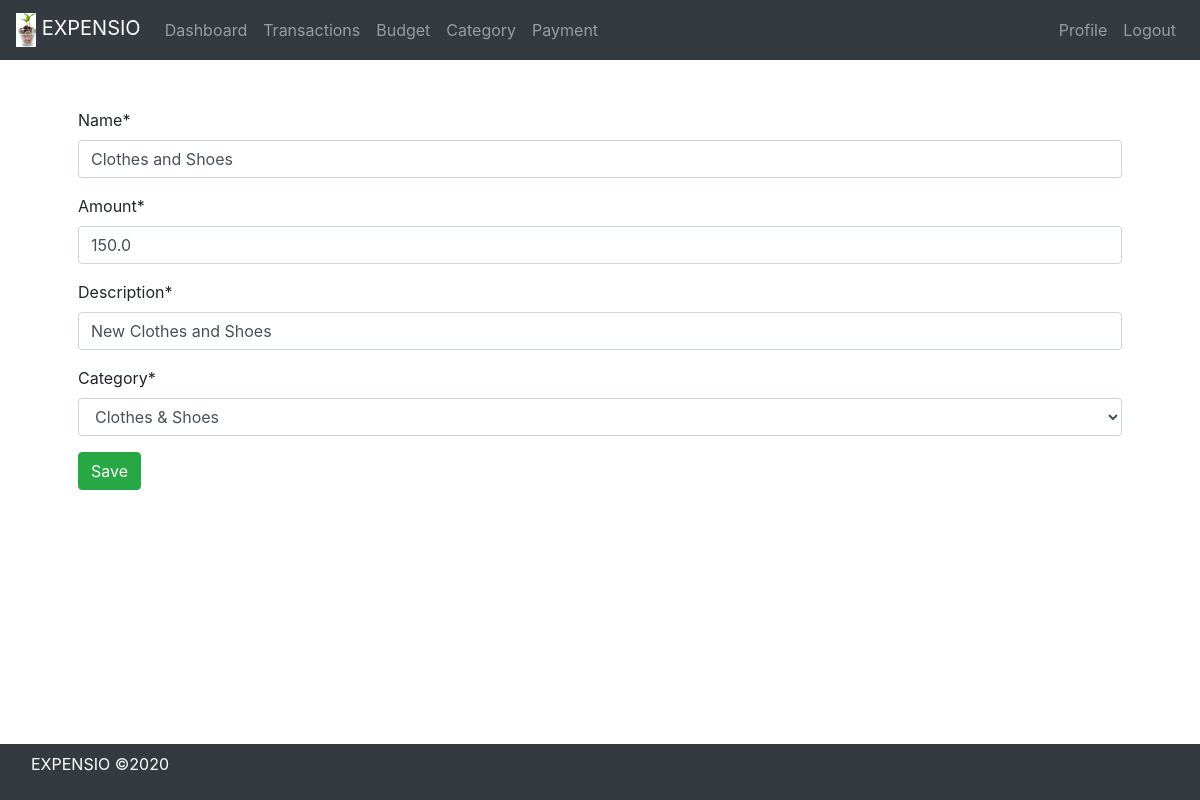
The app's page /budget/15/budgetedit (signed in) with its own data.
### budget/models.py (models this page shows, shortened)
class Budget(models.Model):
    name = models.CharField(max_length=50)
    amount = models.FloatField(null=True)
    description = models.CharField(max_length=200)
    created_date = models.DateTimeField(auto_now_add=True)
    user = models.ForeignKey("auth.User", on_delete=models.CASCADE)
    category = models.ForeignKey(Category, on_delete=models.CASCADE, null=True)

### category/models.py (models this page shows, shortened)
class Category(models.Model):
    name = models.CharField(max_length=100)
    created_date = models.DateTimeField(auto_now_add=True)
    user = models.ForeignKey("auth.User", on_delete=models.CASCADE)
    def __str__(self):
        return str(self.name)

### budget/views.py (the view)
class BudgetEditView(UpdateView):
    model = Budget
    fields = ("name", "amount", "description", "category")
    success_url = "/budget"
    template_name = "budget/budget_add.html"
    def get_form(self, *args, **kwargs):
        form = super(BudgetEditView, self).get_form(*args, **kwargs)
        form.fields["category"].queryset = Category.objects.filter(
            user=self.request.user
        )
        return form
    def get_object(self, *args, **kwargs):
        budget_found = super(BudgetEditView, self).get_object(*args, **kwargs)
        if not budget_found.user == self.request.user:
            raise Http404
        return budget_found

### budget/templates/budget/budget_add.html (shortened to what this page needs)
{% extends 'base.html' %}
{% load crispy_forms_tags %}
{% block content %}
    <form method="post">
        {{ form | crispy }}
        <button type="submit" class="btn btn-success">Save</button>
    </form>
{% endblock %}

### records on screen
Budget: name "Clothes and Shoes", amount "150.0", description "New Clothes and Shoes", category "Clothes & Shoes"
